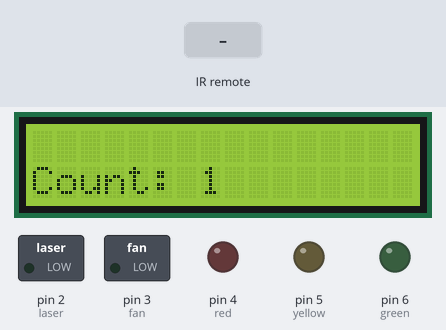
A sketch run on a simulated Arduino Uno, built with avr-gcc and run on an emulated ATmega328P. Shown: 16×2 character LCD, switched loads named in the sketch (green lamp = pin HIGH), output pins drawn as LEDs (lit = HIGH). Inputs (shaded band) come from the test bench.

Above: at 1.2 s.
1.3 s: infrared code 0xFFA25D received
At 2.8 s:
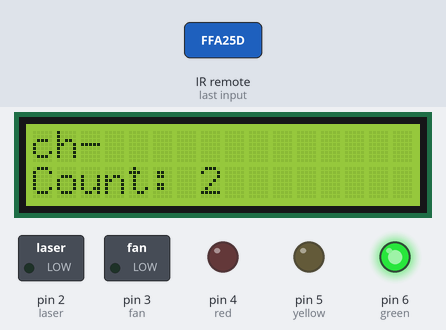
5.3 s: infrared code 0xFFE21D received
At 6.9 s:
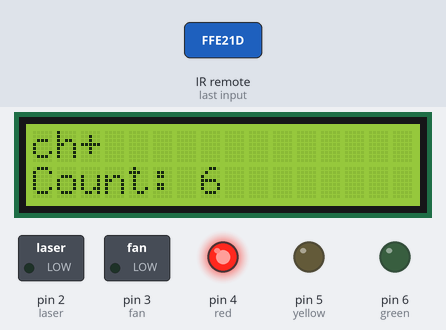
9.3 s: infrared code 0xFFC23D received
At 10.8 s:
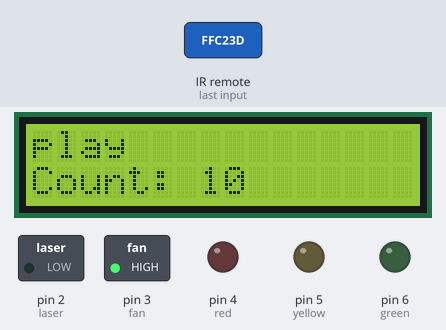
13.3 s: infrared code 0xFF906F received
At 15.0 s:
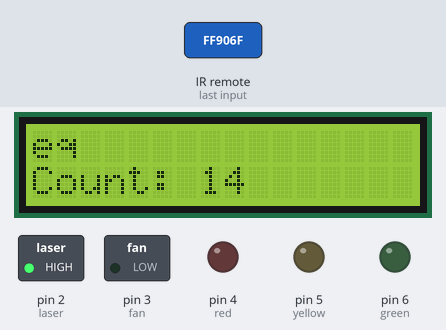
17.3 s: infrared code 0xFF22DD received
At 18.9 s:
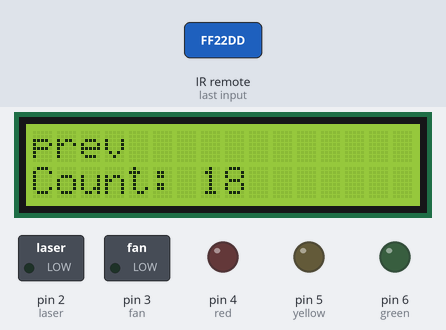
21.3 s: infrared code 0xFF02FD received
At 23.1 s:
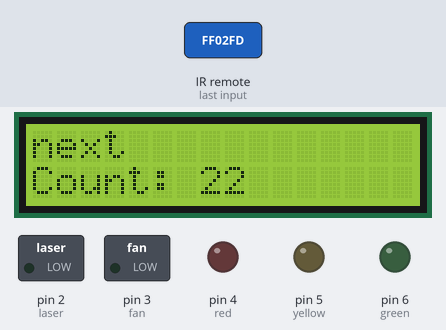
Timing chart, 0 to 24.6 s (numbered marks = the images above; inputs shaded):
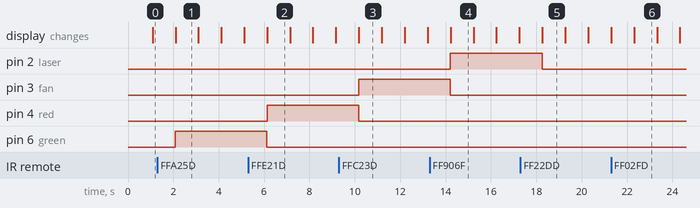

The sketch:

1602_remote.ino
```cpp
#include <IRremote.h>
int RECV_PIN = 11;
IRrecv irrecv(RECV_PIN);
decode_results results;

#include <Wire.h> // Library for I2C communication
#include <LiquidCrystal_I2C.h> // Library for LCD
LiquidCrystal_I2C lcd = LiquidCrystal_I2C(0x3f, 16, 2); // Change to (0x27,20,4) for 20x4 LCD.

int green = 6;
int yellow = 5;
int red = 4;

int laser = 2;

int fan = 3;

int i = 0;
String info;
void setup() {
  // put your setup code here, to run once:
  Serial.begin(9600);
  irrecv.enableIRIn();
  // Initiate the LCD:
  lcd.init();
  lcd.backlight();

  pinMode(green,OUTPUT);
  pinMode(yellow,OUTPUT);
  pinMode(red,OUTPUT);

  pinMode(laser,OUTPUT);

  pinMode(fan,OUTPUT);
}

void loop() {
  // put your main code here, to run repeatedly:
  if (irrecv.decode(&results))// Returns 0 if no data ready, 1 if data ready.
    {
     irrecv.resume(); // Restart the ISR state machine and Receive the next value
      lcd.setCursor(0, 0);
      lcd.clear();

      digitalWrite(green,LOW);
      digitalWrite(yellow,LOW);
      digitalWrite(red,LOW);
      digitalWrite(laser,LOW);
      digitalWrite(fan,LOW);
      // ch-
     if (results.value==16753245){
        lcd.print("ch-");
        digitalWrite(green,HIGH);
      }
      // ch
      else if(results.value==16736925){
        lcd.print("ch");
        digitalWrite(yellow,HIGH);
        }
       // ch+
      else if(results.value==16769565){
      lcd.print("ch+");
      digitalWrite(red,HIGH);
      }
      // prev
      else if(results.value==16720605){
      lcd.print("prev");
      }
      // next
      else if(results.value==16712445){
      lcd.print("next");
      }
      // play
      else if(results.value==16761405){
      lcd.print("play");
      digitalWrite(fan,HIGH);
      }
      // -
      else if(results.value==16769055){
      lcd.print("-");
      }
      // +
      else if(results.value==16754775){
      lcd.print("+");
      }
      // eq
      else if(results.value==16748655){
      lcd.print("eq");
      digitalWrite(laser,HIGH);
      }
      // 100+
      else if(results.value==16750695){
      lcd.print("100+");
      }
      // 200+
      else if(results.value==16756815){
      lcd.print("200+");
      }
      // 0
      else if(results.value==16738455){
      lcd.print("0");
      }
      // 1
      else if(results.value==16724175){
      lcd.print("1");
      }
      // 2
      else if(results.value==16718055){
      lcd.print("2");
      }
      // 3
      else if(results.value==16743045){
      lcd.print("3");
      }
      // 4
      else if(results.value==16716015){
      lcd.print("4");
      }
      // 5
      else if(results.value==16726215){
      lcd.print("5");
      }
      // 6
      else if(results.value==16734885){
      lcd.print("6");
      }
      // 7
      else if(results.value==16728765){
      lcd.print("7");
      }
      // 8
      else if(results.value==16730805){
      lcd.print("8");
      }
      // 9
      else if(results.value==16732845){
      lcd.print("9");
      }
      else {
        lcd.print("click too fast");
      };

    }
    lcd.setCursor(0, 1);
    info = i;
    info = "Count: " + info;
    lcd.print(info);
    i++;
    delay(1000);
}
```

Measured:
- after the input at 1.3 s, pin 6 (green): LOW → HIGH after 0.79 s; the display: changes after 0.80 s (image 1)
- after the input at 5.3 s, pin 4 (red): LOW → HIGH after 0.83 s; pin 6 (green): HIGH → LOW after 0.83 s; the display: changes after 0.84 s (image 2)
- after the input at 9.3 s, pin 3 (fan): LOW → HIGH after 0.87 s; pin 4 (red): HIGH → LOW after 0.87 s; the display: changes after 0.88 s (image 3)
- after the input at 13.3 s, pin 2 (laser): LOW → HIGH after 0.92 s; pin 3 (fan): HIGH → LOW after 0.91 s; the display: changes after 0.93 s (image 4)
- after the input at 17.3 s, pin 2 (laser): HIGH → LOW after 0.96 s; the display: changes after 0.97 s (image 5)
- after the input at 21.3 s, the display: changes after 1.0 s (image 6)
- what the display in image 1 shows lasts 1.0 s, from 2.1 s to 3.1 s
